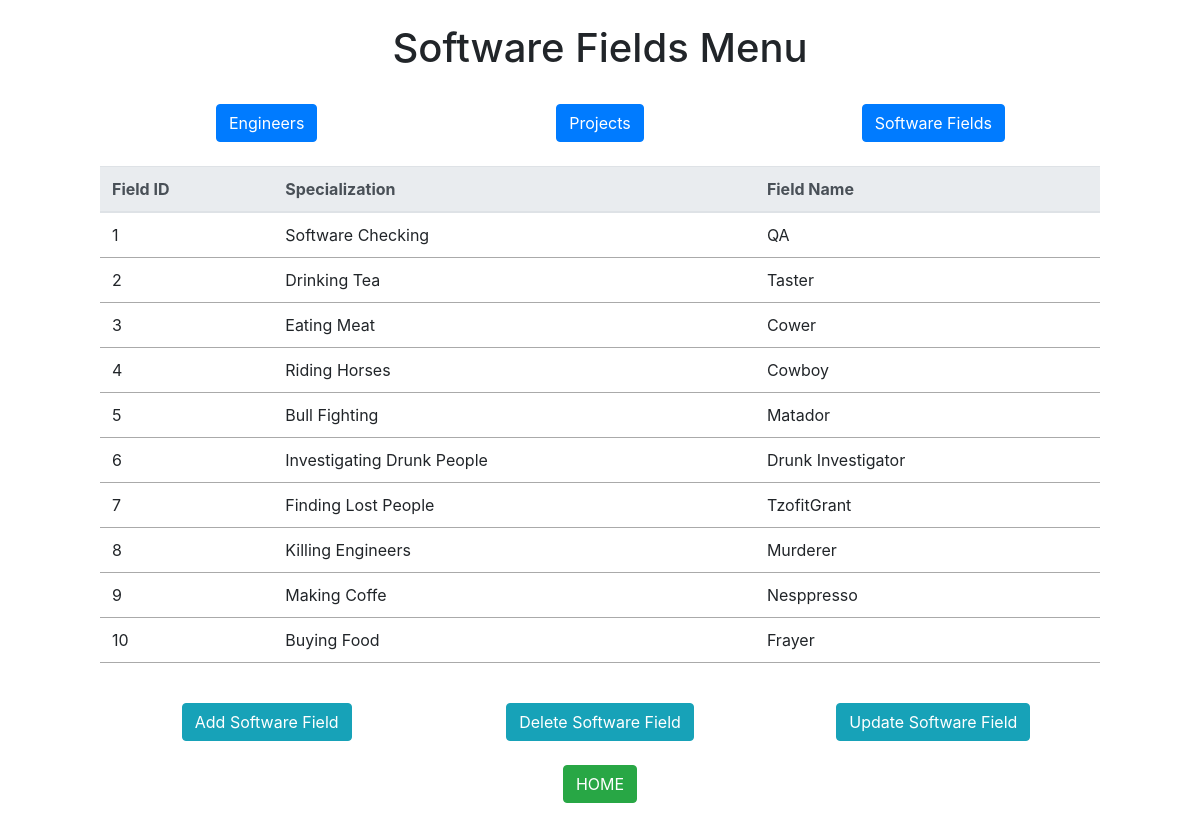
The page /software.php on the database its author committed.
### tables this page shows
CREATE TABLE software_field(field_id int AUTO_INCREMENT,
                            specialization varchar(255),
                            name varchar(255),
                            PRIMARY KEY(field_id));

### common.php (called while the page is built, shortened)
<?php
function escape($html)
{
	return htmlspecialchars($html, ENT_QUOTES | ENT_SUBSTITUTE, "UTF-8");
}
?>

### software.php (the view, shortened to what this page needs)
<!DOCTYPE html lang="en">
<?php require "install.php" ?>
<?php require "templates/header.php"; ?>
<?php require "common.php"; ?>
	</head>
		<body style="margin:0 auto; width: 1000px;">
		<br><h1 style="text-align: center;">Software Fields Menu</h1><br>
		<div class="container" style="text-align: center;">
			<div class="row">
				<div class="col">
				<a href="engineer.php"><button type="button" class="btn btn-primary">Engineers</button></a>
				</div>
				<div class="col">
				<a href="project.php"><button type="button" class="btn btn-primary">Projects</button></a>
				</div>
				<div class="col">
				<a href="software.php"><button type="button" class="btn btn-primary">Software Fields</button></a>
				</div>
			</div>
		</div>
	<br>
  <?php
  $statement = $db->query("SELECT *
					    	FROM software_field");
  $result = $statement->fetchAll();
  ?>
  <?php
  if ($result && $statement->rowCount() > 0)
	{ ?>
		<table class="table">
			<thead class="thead-light">
				<tr>
					<th scope="col">Field ID</th>
					<th scope="col">Specialization</th>
					<th scope="col">Field Name</th>
			</thead>
			<tbody>
	<?php
		foreach ($result as $row)
		{ ?>
			<tr>
				<td scope="row"><?php echo escape($row["field_id"]); ?></td>
				<td scope="row"><?php echo escape($row["specialization"]); ?></td>
				<td scope="row"><?php echo escape($row["name"]); ?></td>
			</tr>
		<?php
		} ?>
		</tbody>
	</table>
	<?php
	}
	?>
  <br>
	<div class="container" style="text-align: center;">
	<div class="row">
		<div class="col">
		<a href="addSoftware.php"><button type="button" class="btn btn-info">Add Software Field</button></a>
		</div>
		<div class="col">
		<a href="deleteSoftware.php"><button type="button" class="btn btn-info">Delete Software Field</button></a>
		</div>
		<div class="col">
		<a href="updateSoftware.php"><button type="button" class="btn btn-info">Update Software Field</button></a>
		</div>
	</div>
	</div><br>
	<center>
	<a href="index.php" style="text-align: center;"><button type="button" class="btn btn-success">HOME</button></a>
	</center>
<br>
<?php require "templates/footer.php"; ?>

### css/style.css (style rules this page uses)
table { border-collapse: collapse; border-spacing: 0; }
td, th { padding: 5px; border-bottom: 1px solid #aaa; }

### rows shown on the page
software_field: field_id "1", specialization "Software Checking", name "QA"
software_field: field_id "2", specialization "Drinking Tea", name "Taster"
software_field: field_id "3", specialization "Eating Meat", name "Cower"
software_field: field_id "4", specialization "Riding Horses", name "Cowboy"
software_field: field_id "5", specialization "Bull Fighting", name "Matador"
software_field: field_id "6", specialization "Investigating Drunk People", name "Drunk Investigator"
software_field: field_id "7", specialization "Finding Lost People", name "TzofitGrant"
software_field: field_id "8", specialization "Killing Engineers", name "Murderer"
software_field: field_id "9", specialization "Making Coffe", name "Nesppresso"
software_field: field_id "10", specialization "Buying Food", name "Frayer"
